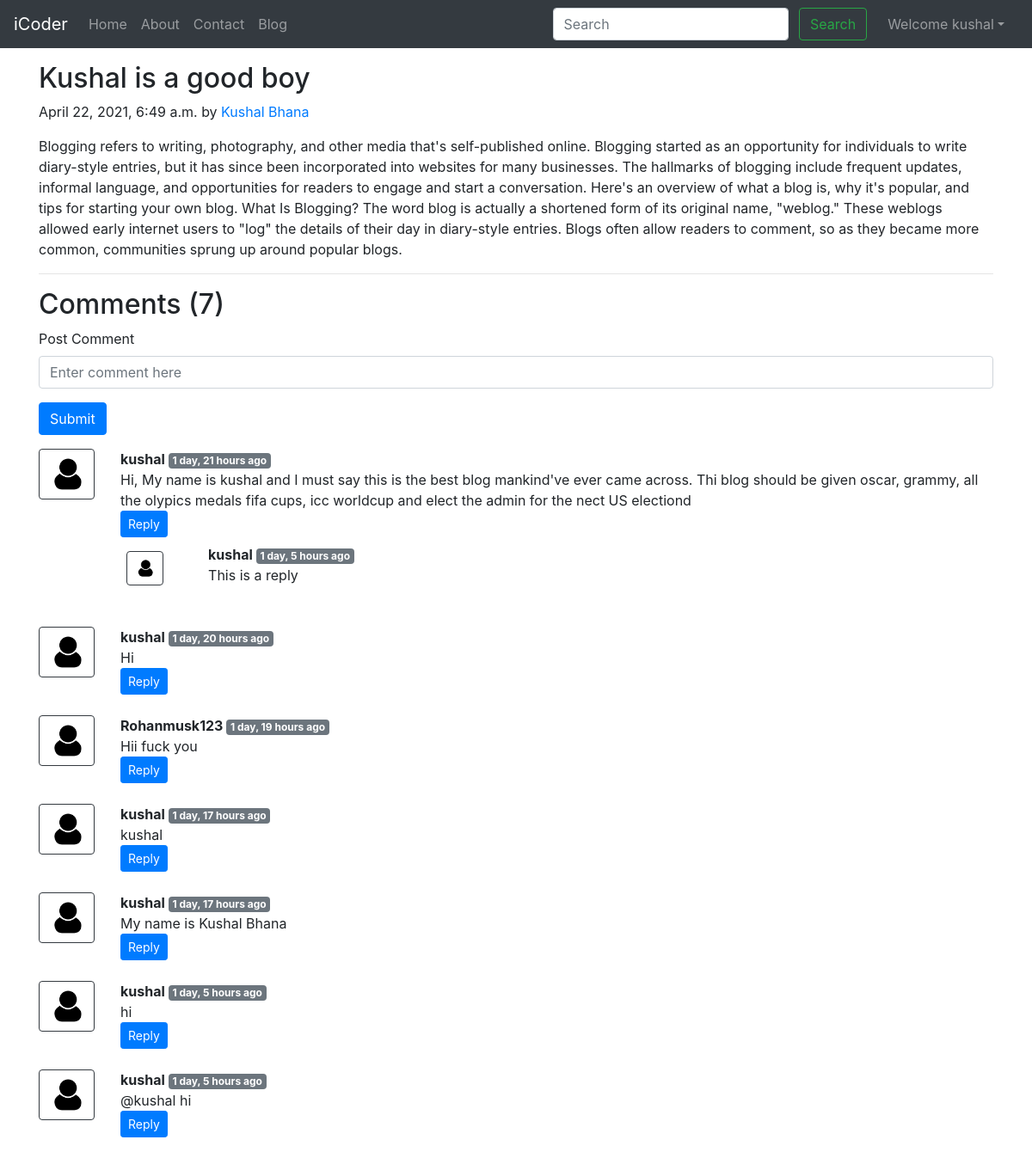
Page /blog/first-post (signed in) on the committed database.
### blog/models.py (models this page shows, shortened)
class Post(models.Model):
    sno=models.AutoField(primary_key=True)
    title=models.CharField(max_length=255)
    author=models.CharField(max_length=14)
    slug=models.CharField(max_length=130)
    timeStamp=models.DateTimeField(blank=True)
    content=models.TextField()

class BlogComment(models.Model):
    sno= models.AutoField(primary_key=True)
    comment=models.TextField()
    user=models.ForeignKey(User, on_delete=models.CASCADE)
    post=models.ForeignKey(Post, on_delete=models.CASCADE)
    parent=models.ForeignKey('self',on_delete=models.CASCADE, null=True )
    timestamp= models.DateTimeField(default=now)

### blog/views.py (the view)
# urls.py: path('<str:slug>', views.blogPost, name="blogPost"),
def blogPost(request, slug):
    post=Post.objects.filter(slug=slug).first()
    comments= BlogComment.objects.filter(post=post, parent=None)
    replies= BlogComment.objects.filter(post=post).exclude(parent=None)
    replyDict={}
    for reply in replies:
        if reply.parent.sno not in replyDict.keys():
            replyDict[reply.parent.sno]=[reply]
        else:
            replyDict[reply.parent.sno].append(reply)
    context={'post':post, 'comments': comments, 'user': request.user, 'replyDict': replyDict}
    return render(request, "blog/blogPost.html", context)

### blog/templatetags/extras.py (called while the page is built)
@register.filter(name='get_val')
def get_val(dict, key):
    return dict.get(key)

### templates/blog/blogPost.html (shortened to what this page needs)
{% extends 'base.html' %}
{% block body %}
{% load humanize %}
{% load extras %}
<div class="container my-3">
    <h2 class="blog-post-title">{{post.title}}</h2>
    <p class="blog-post-meta">{{post.timeStamp}} by <a href="/about">{{post.author}}</a></p>
    <p>{{post.content}}</p>
    <hr>
</div>
<div class="container">
    <h2> Comments ({{comments.count}}) </h2>
    <div class="my-2">
        {% if user.is_authenticated %}
        <form action="/blog/postComment" method="post">
            <div class="form-group">
                <label for="exampleInputEmail1">Post Comment </label>
                <input type="text" class="form-control" name="comment" placeholder="Enter comment here">
            </div>
            <button type="submit" class="btn btn-primary">Submit</button>
        </form>
        {% else %}
        Please login to post a comment
        {% endif %}
    </div>
    {% for comment in comments %}
    <div class="row my-3">
        <div class="col-md-1  ">
            <img class="rounded mx-auto d-block w-100 border border-dark p-2" src="/static/img/user.png" alt="user">
        </div>
        <div class="col-md-11 ">
            <b> {{comment.user.username}} </b> <span class="badge badge-secondary ">{{comment.timestamp| naturaltime}}</span>
            <div>{{comment.comment}}</div>
            <div class="reply mx-0">
                {% if user.is_authenticated %}
                <button class="btn btn-sm btn-primary" type="button" data-toggle="collapse" data-target="#replyBox{{comment.sno}}" aria-expanded="false" aria-controls="replyBox{{comment.sno}}">
                    Reply
                </button>
                {% else %}
                <button class="btn btn-sm btn-primary" type="button" data-toggle="collapse" data-target="#replyBox{{comment.sno}}" aria-expanded="false" aria-controls="replyBox{{comment.sno}}">
                    Login to reply
                </button>
                {% endif %}
                <div class="replies my-2 ">
                    {% for reply in replyDict|get_val:comment.sno %}
                    <div class="row my-2">
                        <div class="col-md-1 ">
                            <img class="rounded mx-auto d-block w-75 my-2 border border-dark p-2" src="/static/img/user.png" alt="user">
                        </div>
                        <div class="col-md-11">
                            <div class="col-md-11 ">
                                <b> {{reply.user.username}} </b> <span class="badge badge-secondary ">{{reply.timestamp| naturaltime}}</span>
                                <div>{{reply.comment}}</div>
                            </div>
                            <br>
                        </div>
                    </div>
                    {% endfor %}
                </div>
            </div>
        </div>
    </div>
    {% endfor %}
</div>
{% endblock %}

### templates/base.html (shortened to what this page needs)
<!doctype html>
<html lang="en">
  <head>
    <link rel="stylesheet" href="https://stackpath.bootstrapcdn.com/bootstrap/4.5.2/css/bootstrap.min.css">
  </head>
  <body>
    <nav class="navbar navbar-expand-lg navbar-dark bg-dark">
        <a class="navbar-brand" href="/">iCoder</a>
        <div class="collapse navbar-collapse" id="navbarSupportedContent">
          <ul class="navbar-nav mr-auto">
            <li class="nav-item {% block homeactive %}  {% endblock homeactive %}">
              <a class="nav-link" href="/">Home <span class="sr-only">(current)</span></a>
            </li>
            <li class="nav-item {% block aboutactive %}  {% endblock aboutactive %}" >
              <a class="nav-link" href="/about">About</a>
            </li>
            <li class="nav-item {% block contactactive %}  {% endblock contactactive %} ">
              <a class="nav-link" href="/contact">Contact</a>
            </li>
            <li class="nav-item {% block blogactive %}  {% endblock blogactive %} ">
              <a class="nav-link" href="/blog">Blog</a>
            </li>
          </ul>
          <div class="ml-auto form-inline ">
          <form method="get" action="/search"class="my-2 my-lg-0 mx-3">
            <input class="form-control mr-sm-2" type="search" placeholder="Search" aria-label="Search" name="query" id="query">
            <button class="btn btn-outline-success my-2 my-sm-0 " type="submit">Search</button>
          </form>
{% if user.is_authenticated %}
<ul class="navbar-nav mr-2">
<li class="nav-item dropdown">
<a class="nav-link dropdown-toggle" href='#' id="navbarDropdown" role="button" data-toggle="dropdown"> Welcome {{request.user}}</a>
      </li>
      </ul>
      </div>
{% endif %}
        </div>
      </nav>
      {% block body %}  {% endblock body %}
  </body>
</html>

### rows in the picture
Post: title "Kushal is a good boy", timeStamp "April 22, 2021, 6:49 a.m.", author "Kushal Bhana", content "Blogging refers to writing, photography, and other media that's self-published online. Blogging started as an opportunity for individuals to write diary-style entries, but it has since been incorporated into websites for many businesses. The hallmarks of blogging include frequent updates, informal language, and opportunities for readers to engage and start a conversation. Here's an overview of what a blog is, why it's popular, and tips for starting your own blog. What Is Blogging? The word blog is actually a shortened form of its original name, \"weblog.\" These weblogs allowed early internet users to \"log\" the details of their day in diary-style entries. Blogs often allow readers to comment,…"
BlogComment: user.username "kushal", timestamp "1 day, 21 hours ago", comment "Hi, My name is kushal and I must say this is the best blog mankind've ever came across. Thi blog should be given oscar, grammy, all the olypics medals fifa cups, icc worldcup and elect the admin for the nect US electiond"
BlogComment: user.username "kushal", timestamp "1 day, 5 hours ago", comment "This is a reply"
BlogComment: user.username "kushal", timestamp "1 day, 20 hours ago", comment "Hi"
BlogComment: user.username "Rohanmusk123", timestamp "1 day, 19 hours ago", comment "Hii fuck you"
BlogComment: user.username "kushal", timestamp "1 day, 17 hours ago", comment "kushal"
BlogComment: user.username "kushal", timestamp "1 day, 17 hours ago", comment "My name is Kushal Bhana"
BlogComment: user.username "kushal", timestamp "1 day, 5 hours ago", comment "hi"
BlogComment: user.username "kushal", timestamp "1 day, 5 hours ago", comment "@kushal hi"

### other values in the picture
{{ request.user }} "kushal"
{{ comments.count }} "7"
